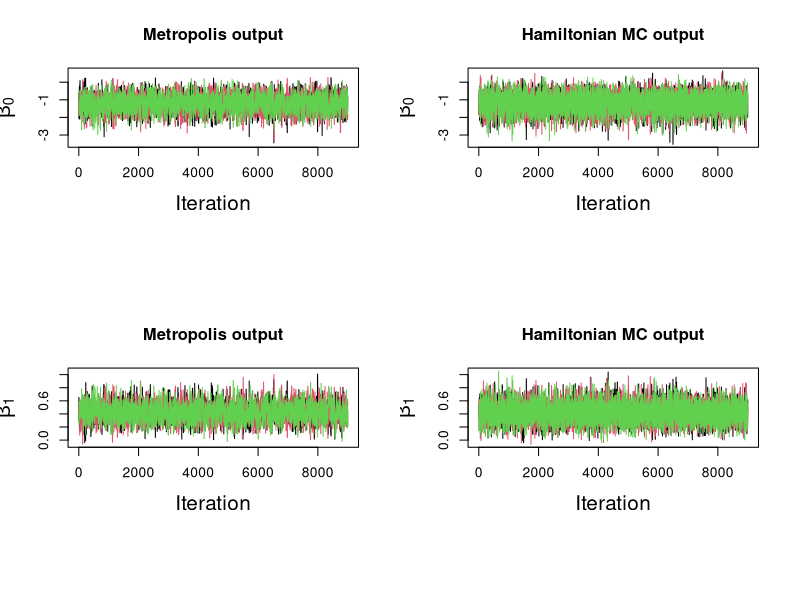
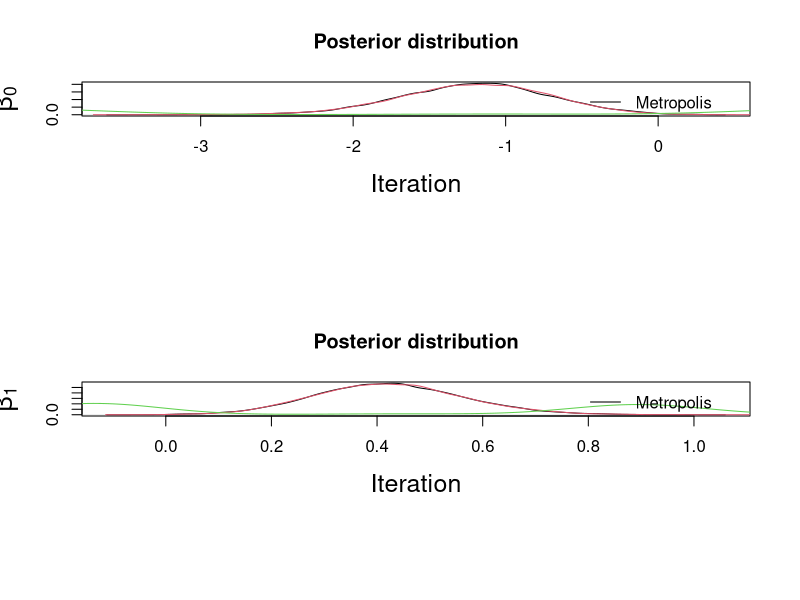
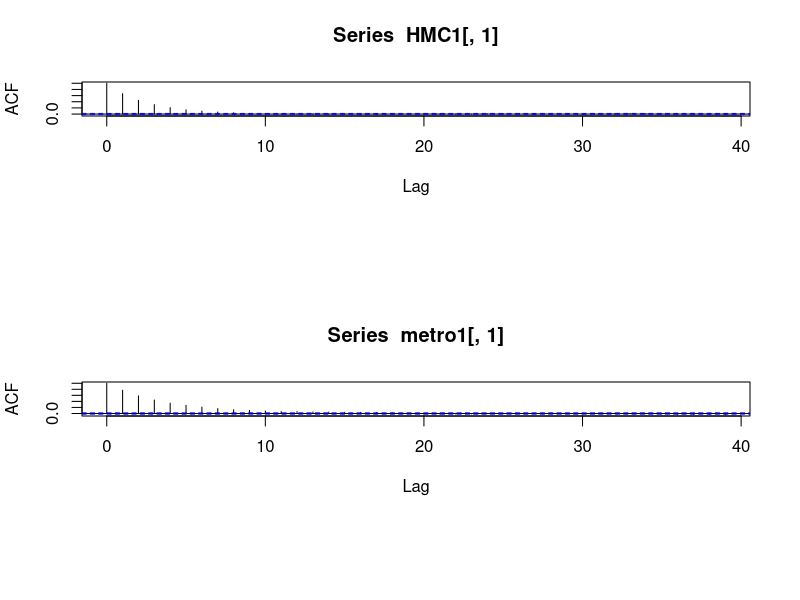

Here is the R script that generated these plots, in order:
## ---- chunk 1
knitr::opts_chunk$set(echo = TRUE)
## ---- chunk 2
#Part one: function for performing Metropolis sampling for logistic regression normal random walk.
#Inputs:
#y: vector of responses
#n: vector (or scalar) of trial sizes. 
#X: predictor matrix including intercept.
#c: rescaling for variance-covariance matrix, scalar J(theta*|theta(t-1)) = N(theta(t-1), c^2*Sigma)
#Sigma is variance covariance matrix for parameters in J()
#iter: number of iterations
#burnin: number of initial iterations to throw out.

Metropolis.fn<-function(y,n,X,c,Sigma,iter,burnin){ 
p <-dim(X)[2]   #number of parameters
library(mvtnorm)
theta0<-rnorm(p) #initial values.
theta.sim<-matrix(0,iter,p+1) #matrix to store iterations
theta.sim[1,1:p]<-theta0   

for(i in 1:(iter-1)){
theta.cand <-rmvnorm(1,mean=theta.sim[i,1:p],sigma=c^2*Sigma) #draw candidate (jointly)
theta.cand <-as.numeric(theta.cand)  
xbc        <-X%*%theta.cand      
p.c        <-(1+exp(-xbc))^(-1)   #Calculating probability of success for candidates.
xb         <-X%*%theta.sim[i,1:p]
p.b        <-(1+exp(-xb))^(-1)     #Calculating probability of success for theta(t-1). 
#difference of log joint distributions.
r<-sum( dbinom(y,size=n,prob=p.c,log=TRUE)-dbinom(y,size=n,prob=p.b,log=TRUE) )
#Draw an indicator whether to accept/reject candidate
ind<-rbinom(1,1,exp( min(c(r,0)) ) )
theta.sim[i+1,1:p]<- ind*theta.cand + (1-ind)*theta.sim[i,1:p]
theta.sim[i+1,p+1]<- ind #counter for acceptances.
}

#Removing the iterations in burnin phase
results<-theta.sim[-c(1:burnin),]
names(results)<-c('beta0','beta1','accept') #column names
return(results)
}


## ---- chunk 3
#Part one: function for performing Hamiltonian Monte Carlo for logistic regression.
#Inputs:
#y: vector of responses
#n: vector (or scalar) of trial sizes. 
#X: predictor matrix including intercept.
#L: number of leapfrog steps.
#M is variance covariance matrix for normal prior of momentum variable \phi. Ideally diagonal.
#iter: number of iterations
#burnin: number of initial iterations to throw out.
HMC.fn<-function(y,n,X,L,M,iter,burnin){ 
p <-dim(X)[2]   #number of parameters
library(mvtnorm)
theta0<-rnorm(p) #initial values of beta
theta.sim<-matrix(0,iter,p+1) #matrix to store iterations plus acceptance.
theta.sim[1,1:p]<-theta0       #initial values in matrix.
epsilon<-1/L                #epsilon assuming epsilon*L =1.
Minv   <-solve(M)


for(i in 1:(iter-1)){
phi       <-rmvnorm(1,mean=rep(0,p),sigma=M)   #draw momentum variable.
phi       <-as.numeric(phi)
phi0      <-phi                             #saving starting phi for calculation of r. 
theta     <-theta.sim[i,1:p]                 #current state of theta.  

p.b         <-(1+exp(-X%*%theta))^(-1)  #calculate probabilities of success at current state.
gradtheta <- crossprod(X,y-n*p.b)  
         #Gradient of posterior = joint distribution with respect to theta.

#leapfrog steps.
for(j in 1:L){
  phi   <- phi + 0.5*epsilon*gradtheta   #first half step for phi
  theta <- theta + epsilon*(Minv%*%phi)  #full step for theta
  
p.c <-(1+exp(-X%*%theta))^(-1) #calculate probabilities of success at candidate (sub) state.
gradtheta <- crossprod(X,y-n*p.c)   
 #Gradient of posterior = joint distribution with respect to theta.

phi   <- phi + 0.5*epsilon*gradtheta #second half step for phi.
phi   <- as.numeric(phi)
}

#difference of log joint distributions at final iteration of leap.frog vs current state.
r<-sum( dbinom(y,size=n,prob=p.c,log=TRUE))+dmvnorm(phi,mean=rep(0,p),sigma=M,log=TRUE)-
  sum(dbinom(y,size=n,prob=p.b,log=TRUE) )-dmvnorm(phi0,mean=rep(0,p),sigma=M,log=TRUE)
#Draw an indicator whether to accept/reject candidate
ind<-rbinom(1,1,exp( min(c(r,0)) ) )
theta.sim[i+1,1:p]<- ind*theta + (1-ind)*theta.sim[i,1:p]
theta.sim[i+1,p+1] <- ind
}

#Removing the iterations in burnin phase
results<-theta.sim[-c(1:burnin),]
names(results)<-c('beta0','beta1','accept') #column names

return(results)
}
## ---- chunk 4
x <-0:6                 #doses
y<-c(2,5,4,4,5,7,9)     #responses
n<-10                   #number in each group.



#formatting data into the correct format. 
#Build predictor matrix.
pred.mat <-cbind(rep(1,length(y)),x) #First column intercept, second column dose levels

#Estimating a good choice of Sigma for the proposal distribution.
pest    <-y/n                   #Estimates of probability of success
logitest<-log(pest/(1-pest))    #Estimates of logits.
modest  <-lm(logitest~x)        #fit lm with estimated logits as response.
#variance-covariance matrix extracted from lm object.
sigma  <-vcov(modest)

#Running Metropolis algorithm
system.time(metro1<-Metropolis.fn(y=y,n=n,X=pred.mat,c=2.4/sqrt(2),Sigma=sigma,iter=10000,burnin=1000))
system.time(metro2<-Metropolis.fn(y=y,n=n,X=pred.mat,c=2.4/sqrt(2),Sigma=sigma,iter=10000,burnin=1000))
system.time(metro3<-Metropolis.fn(y=y,n=n,X=pred.mat,c=2.4/sqrt(2),Sigma=sigma,iter=10000,burnin=1000))

#Choosing candidate M
#Md <-1/diag(sigma)
M  <- 1*solve(sigma)

system.time(HMC1<-HMC.fn(y=y,n=n,X=pred.mat,L=1,M=M,iter=10000,burnin=1000))
system.time(HMC2<-HMC.fn(y=y,n=n,X=pred.mat,L=1,M=M,iter=10000,burnin=1000))
system.time(HMC3<-HMC.fn(y=y,n=n,X=pred.mat,L=1,M=M,iter=10000,burnin=1000))

#Posterior means of beta0, beta1, Acceptance rate comparison
#Metropolis
metro.all<-rbind(metro1,metro2,metro3)
colMeans(metro.all)
#Hamiltonian Monte Carlo
HMC.all <- rbind(HMC1,HMC2,HMC3)
colMeans(HMC.all)


#Posterior standard deviations
apply(metro.all,2,FUN=sd)
apply(HMC.all,2,FUN=sd)
#95 % credible intervals  
apply(metro.all,2,FUN=function(x) quantile(x,c(0.025,0.975)) )
apply(HMC.all,2,FUN=function(x) quantile(x,c(0.025,0.975)) )

#Convergence diagnostics.

library(coda)
#splitting metropolis chains for beta0,beta1 and converting into mcmc objects.
ml1<-as.mcmc.list(as.mcmc((metro1[1:4500,1:2])))
ml2<-as.mcmc.list(as.mcmc((metro2[1:4500,1:2])))
ml3<-as.mcmc.list(as.mcmc((metro3[1:4500,1:2])))
ml4<-as.mcmc.list(as.mcmc((metro1[4500+1:4500,1:2])))
ml5<-as.mcmc.list(as.mcmc((metro2[4500+1:4500,1:2])))
ml6<-as.mcmc.list(as.mcmc((metro3[4500+1:4500,1:2])))
ml<-c(ml1,ml2,ml3,ml4,ml5,ml6)

#Gelman-Rubin diagnostic.
gelman.diag(ml)[[1]]
#effective sample size.
effectiveSize(ml)

#splitting Hamiltonian Monte Carlo chains for beta0,beta1 and converting into mcmc objects.
hl1<-as.mcmc.list(as.mcmc((HMC1[1:4500,1:2])))
hl2<-as.mcmc.list(as.mcmc((HMC2[1:4500,1:2])))
hl3<-as.mcmc.list(as.mcmc((HMC3[1:4500,1:2])))
hl4<-as.mcmc.list(as.mcmc((HMC1[4500+1:4500,1:2])))
hl5<-as.mcmc.list(as.mcmc((HMC2[4500+1:4500,1:2])))
hl6<-as.mcmc.list(as.mcmc((HMC3[4500+1:4500,1:2])))
hl<-c(hl1,hl2,hl3,hl4,hl5,hl6)

#Gelman-Rubin diagnostic.
gelman.diag(hl)[[1]]
#effective sample size.
effectiveSize(hl)


#Checking convergence of combined Metropolis, Hamiltonian MC.
#Gelman-Rubin diagnostic.
gelman.diag(c(ml,hl))[[1]]

#plotting HMC vs Metropolis iterations.

ylim1<-apply(rbind(metro.all,HMC.all),2,min)
ylim2<-apply(rbind(metro.all,HMC.all),2,max)
par(mfrow=c(2,2),mar=c(9.2,4.1,4.1,2.5))
for(i in 1:2){
plot(metro1[,i],type='l',ylim=c(ylim1[i],ylim2[i]),main='Metropolis output', 
     xlab='Iteration',ylab=bquote( beta[.(i-1)] ),cex.lab=1.5)
lines(metro2[,i],col=2)
lines(metro3[,i],col=3)
plot(HMC1[,i],type='l',ylim=c(ylim1[i],ylim2[i]),main='Hamiltonian MC output',
     xlab='Iteration',ylab=bquote( beta[.(i-1)] ),cex.lab=1.5)
lines(HMC2[,i],col=2)
lines(HMC3[,i],col=3)
}
## ---- chunk 5
#Incorrect HMC. In this version, the Hamiltonian is always conserved.

#Inputs:
#y: vector of responses
#n: vector (or scalar) of trial sizes. 
#X: predictor matrix including intercept.
#L: number of leapfrog steps.
#M is variance covariance matrix for normal prior of momentum variable \phi. Ideally diagonal.
#iter: number of iterations
#burnin: number of initial iterations to throw out.
HMCwrong.fn<-function(y,n,X,L,M,iter,burnin){ 
p <-dim(X)[2]   #number of parameters
library(mvtnorm)
theta0<-c(-1.2,0.425)#rnorm(p) #initial values of beta
theta.sim<-matrix(0,iter+1,p+1) #matrix to store iterations plus acceptance.
theta.sim[1,1:p]<-theta0       #initial values in matrix.
epsilon<-1/L                #epsilon assuming epsilon*L =1.
Minv   <-solve(M)

phi       <-rmvnorm(1,mean=rep(0,p),sigma=M)   #draw momentum variable.
phi       <-as.numeric(phi)
phi0      <-phi                             #saving starting phi for calculation of r. 
theta     <-theta.sim[1,1:p]                #Starting value for theta.

for(i in 2:(L*iter)){
                 #current state of theta.  

p.b         <-(1+exp(-X%*%theta))^(-1)  #calculate probabilities of success at current state.
gradtheta <- crossprod(X,y-n*p.b)   
  #Gradient of posterior = joint distribution with respect to theta.

#leapfrog steps.
phi   <- phi + 0.5*epsilon*gradtheta   #first half step for phi
theta <- theta + epsilon*(Minv%*%phi)  #full step for theta
  
p.c         <-(1+exp(-X%*%theta))^(-1) #calculate probabilities of success at candidate (sub) state.
gradtheta <- crossprod(X,y-n*p.c)  
  #Gradient of posterior = joint distribution with respect to theta.

phi   <- phi + 0.5*epsilon*gradtheta #second half step for phi.
phi   <- as.numeric(phi)

#difference of log joint distributions at final iteration of leap.frog vs current state.
r<-sum( dbinom(y,size=n,prob=p.c,log=TRUE))+dmvnorm(phi,mean=rep(0,p),sigma=M,log=TRUE)- 
  sum(dbinom(y,size=n,prob=p.b,log=TRUE) )-dmvnorm(phi0,mean=rep(0,p),sigma=M,log=TRUE)

#Draw an indicator whether to accept/reject candidate
if(abs(i/L - floor(i/L)) == 0 ){
ind<-rbinom(1,1,exp( min(c(r,0)) ) )
theta.sim[i/L+1,1:p]<- ind*theta + (1-ind)*theta.sim[i/L,1:p]
theta.sim[i/L+1,p+1] <- ind
phi0  <- phi
theta <- theta.sim[i/L+1,1:p]
}
}


#Removing the iterations in burnin phase
results<-theta.sim[-c(1:burnin),]
names(results)<-c('beta0','beta1','accept') #column names

return(results)
}
## ---- chunk 6

M  <- 50*diag(2)

system.time(HMCwrong1<-HMCwrong.fn(y=y,n=n,X=pred.mat,L=2,M=M,iter=10000,burnin=1000))
system.time(HMCwrong2<-HMCwrong.fn(y=y,n=n,X=pred.mat,L=2,M=M,iter=10000,burnin=1000))
system.time(HMCwrong3<-HMCwrong.fn(y=y,n=n,X=pred.mat,L=2,M=M,iter=10000,burnin=1000))

#Posterior means of beta0, beta1, Acceptance rate comparison
#Metropolis
metro.all<-rbind(metro1,metro2,metro3)
colMeans(metro.all)
#Hamiltonian Monte Carlo
HMC.all <- rbind(HMC1,HMC2,HMC3)
colMeans(HMC.all)
#Incorrect Hamiltonian Monte Carlo
HMCwrong.all <- rbind(HMCwrong1,HMCwrong2,HMCwrong3)
colMeans(HMCwrong.all)

#Posterior standard deviations
apply(metro.all,2,FUN=sd)
apply(HMC.all,2,FUN=sd)
apply(HMCwrong.all,2,FUN=sd)

#95 % credible intervals  
apply(metro.all,2,FUN=function(x) quantile(x,c(0.025,0.975)) )
apply(HMC.all,2,FUN=function(x) quantile(x,c(0.025,0.975)) )
apply(HMCwrong.all,2,FUN=function(x) quantile(x,c(0.025,0.975)) )

#plotting HMC vs Metropolis emprical densities.


par(mfrow=c(2,1),mar=c(9.2,4.1,4.1,2.5))
for(i in 1:2){
plot(density(metro.all[,i]),main='Posterior distribution',xlab='Iteration', 
     ylab=bquote( beta[.(i-1)] ),cex.lab=1.5)
lines(density(HMC.all[,i]),col=2)
lines(density(HMCwrong.all[,i]),col=3)
legend('topright',legend=c('Metropolis','HMC','Incorrect HMC'),col=1:3,lty=1,bty='n')
}

par(mfrow=c(2,1),mar=c(9.2,4.1,4.1,2.5))
acf(HMC1[,1])
acf(metro1[,1])
